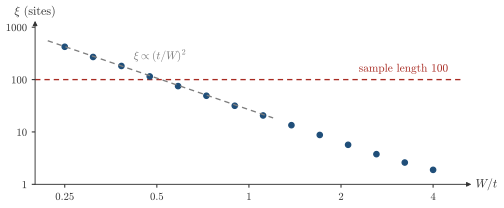

Recreate this plot in Python.
"""Session 9, the localization length of the 1D random chain, xi(W) from a transfer matrix at E=0, in units of the lattice constant."""
import os, sys
sys.path.insert(0, os.path.join(os.path.dirname(os.path.abspath(__file__)), ".."))
import numpy as np
import matplotlib.pyplot as plt
import style

rng = np.random.default_rng(7)
Ws = np.logspace(np.log10(0.25), np.log10(4.0), 14)
E, L, ns = 0.0, 200000, 8
W = np.repeat(Ws, ns)
psi0 = np.ones_like(W); psi1 = np.zeros_like(W) + 0.3
ly = np.zeros_like(W)
for n in range(L):
    w = W * (2 * rng.random(W.size) - 1)          # uniform in [-W, W], as in the page
    psi0, psi1 = (w - E) * psi0 - psi1, psi0
    if n % 50 == 49:
        s = np.hypot(psi0, psi1); ly += np.log(s); psi0 /= s; psi1 /= s
gamma = (ly / L).reshape(len(Ws), ns).mean(axis=1)
xi = 1 / gamma
slope = np.polyfit(np.log(Ws[:8]), np.log(xi[:8]), 1)[0]
print('xi', np.round(xi, 1)); print('slope at weak disorder', slope)

fig, ax = plt.subplots(figsize=(style.WIDTH_CM * style.CM, 5.4 * style.CM))
style.arrows(ax, xlabel=r'$W/t$', ylabel=r'$\xi$ (sites)')
ax.set_xscale('log'); ax.set_yscale('log')
ax.spines['bottom'].set_visible(False); ax.spines['left'].set_visible(False)
ax.plot(Ws, xi, 'o', color=style.ACCENT, ms=4)
Wg = np.array([0.22, 1.2])
C = xi[2] * Ws[2] ** 2
ax.plot(Wg, C / Wg ** 2, color=style.MUTED, lw=1.0, ls=(0, (4, 3)))
style.label(ax, 0.42, C / 0.42 ** 2 * 1.9, r'$\xi\propto(t/W)^2$', color=style.MUTED, ha='left', fontsize=8.5)
Lsamp = 100
style.guide(ax, y=Lsamp, color=style.BROKEN, ls=(0, (4, 3)), lw=1.0)
style.label(ax, 3.2, Lsamp * 1.6, r'sample length $100$', color=style.BROKEN, ha='center', fontsize=8.5)
ax.set_xlim(0.2, 5); ax.set_ylim(1, xi.max() * 2)
style.label(ax, 1.0, 0.55, r'$1$', fontsize=8) if False else None
ax.set_xticks([0.25, 0.5, 1, 2, 4]); ax.set_xticklabels(['0.25', '0.5', '1', '2', '4'], fontsize=8)
ax.tick_params(axis='x', length=2.5)
ax.set_yticks([1, 10, 100, 1000]); ax.set_yticklabels(['1', '10', '100', '1000'], fontsize=8)
ax.tick_params(axis='y', length=2.5)
ax.minorticks_off()
style.save(fig, __file__)
